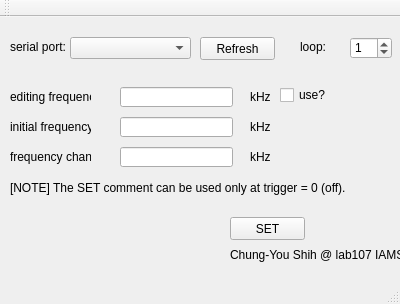
<?xml version="1.0" encoding="UTF-8"?>
<ui version="4.0">
 <class>mainWindow</class>
 <widget class="QMainWindow" name="mainWindow">
  <property name="geometry">
   <rect>
    <x>0</x>
    <y>0</y>
    <width>400</width>
    <height>304</height>
   </rect>
  </property>
  <property name="windowTitle">
   <string>RF Controller</string>
  </property>
  <widget class="QWidget" name="centralWidget">
   <widget class="QLineEdit" name="lineEdit_f">
    <property name="geometry">
     <rect>
      <x>120</x>
      <y>100</y>
      <width>113</width>
      <height>20</height>
     </rect>
    </property>
   </widget>
   <widget class="QLineEdit" name="lineEdit_df">
    <property name="geometry">
     <rect>
      <x>120</x>
      <y>130</y>
      <width>113</width>
      <height>20</height>
     </rect>
    </property>
   </widget>
   <widget class="QLabel" name="label_2">
    <property name="geometry">
     <rect>
      <x>10</x>
      <y>130</y>
      <width>81</width>
      <height>20</height>
     </rect>
    </property>
    <property name="text">
     <string>frequency change</string>
    </property>
   </widget>
   <widget class="QLabel" name="label_3">
    <property name="geometry">
     <rect>
      <x>10</x>
      <y>100</y>
      <width>81</width>
      <height>20</height>
     </rect>
    </property>
    <property name="text">
     <string>initial frequency</string>
    </property>
   </widget>
   <widget class="QLabel" name="label_4">
    <property name="geometry">
     <rect>
      <x>250</x>
      <y>100</y>
      <width>21</width>
      <height>20</height>
     </rect>
    </property>
    <property name="text">
     <string>kHz</string>
    </property>
   </widget>
   <widget class="QLabel" name="label_5">
    <property name="geometry">
     <rect>
      <x>250</x>
      <y>130</y>
      <width>21</width>
      <height>20</height>
     </rect>
    </property>
    <property name="text">
     <string>kHz</string>
    </property>
   </widget>
   <widget class="QPushButton" name="pushButton_SET">
    <property name="geometry">
     <rect>
      <x>230</x>
      <y>200</y>
      <width>75</width>
      <height>23</height>
     </rect>
    </property>
    <property name="text">
     <string>SET</string>
    </property>
   </widget>
   <widget class="QComboBox" name="comboBox_port_list">
    <property name="geometry">
     <rect>
      <x>70</x>
      <y>20</y>
      <width>121</width>
      <height>22</height>
     </rect>
    </property>
   </widget>
   <widget class="QLabel" name="label_6">
    <property name="geometry">
     <rect>
      <x>10</x>
      <y>20</y>
      <width>61</width>
      <height>20</height>
     </rect>
    </property>
    <property name="text">
     <string>serial port:</string>
    </property>
   </widget>
   <widget class="QPushButton" name="pushButton_refresh">
    <property name="geometry">
     <rect>
      <x>200</x>
      <y>20</y>
      <width>75</width>
      <height>23</height>
     </rect>
    </property>
    <property name="text">
     <string>Refresh</string>
    </property>
   </widget>
   <widget class="QLabel" name="label">
    <property name="geometry">
     <rect>
      <x>230</x>
      <y>230</y>
      <width>171</width>
      <height>16</height>
     </rect>
    </property>
    <property name="text">
     <string>Chung-You Shih @ lab107 IAMS</string>
    </property>
   </widget>
   <widget class="QLabel" name="label_7">
    <property name="geometry">
     <rect>
      <x>10</x>
      <y>150</y>
      <width>351</width>
      <height>41</height>
     </rect>
    </property>
    <property name="text">
     <string>[NOTE] The SET comment can be used only at trigger = 0 (off).</string>
    </property>
   </widget>
   <widget class="QLineEdit" name="lineEdit_edi">
    <property name="geometry">
     <rect>
      <x>120</x>
      <y>70</y>
      <width>113</width>
      <height>20</height>
     </rect>
    </property>
   </widget>
   <widget class="QLabel" name="label_8">
    <property name="geometry">
     <rect>
      <x>250</x>
      <y>70</y>
      <width>21</width>
      <height>20</height>
     </rect>
    </property>
    <property name="text">
     <string>kHz</string>
    </property>
   </widget>
   <widget class="QLabel" name="label_9">
    <property name="geometry">
     <rect>
      <x>10</x>
      <y>70</y>
      <width>81</width>
      <height>20</height>
     </rect>
    </property>
    <property name="text">
     <string>editing frequency</string>
    </property>
   </widget>
   <widget class="QCheckBox" name="checkBox_edi">
    <property name="geometry">
     <rect>
      <x>280</x>
      <y>70</y>
      <width>73</width>
      <height>16</height>
     </rect>
    </property>
    <property name="text">
     <string>use?</string>
    </property>
   </widget>
   <widget class="QSpinBox" name="spinBox">
    <property name="geometry">
     <rect>
      <x>350</x>
      <y>20</y>
      <width>42</width>
      <height>22</height>
     </rect>
    </property>
    <property name="maximum">
     <number>1000</number>
    </property>
    <property name="value">
     <number>1</number>
    </property>
   </widget>
   <widget class="QLabel" name="label_10">
    <property name="geometry">
     <rect>
      <x>300</x>
      <y>20</y>
      <width>41</width>
      <height>20</height>
     </rect>
    </property>
    <property name="text">
     <string>loop:</string>
    </property>
   </widget>
  </widget>
  <widget class="QMenuBar" name="menuBar">
   <property name="geometry">
    <rect>
     <x>0</x>
     <y>0</y>
     <width>400</width>
     <height>22</height>
    </rect>
   </property>
  </widget>
  <widget class="QToolBar" name="mainToolBar">
   <property name="enabled">
    <bool>true</bool>
   </property>
   <attribute name="toolBarArea">
    <enum>TopToolBarArea</enum>
   </attribute>
   <attribute name="toolBarBreak">
    <bool>false</bool>
   </attribute>
  </widget>
  <widget class="QStatusBar" name="statusBar"/>
 </widget>
 <layoutdefault spacing="6" margin="11"/>
 <resources/>
 <connections/>
</ui>
